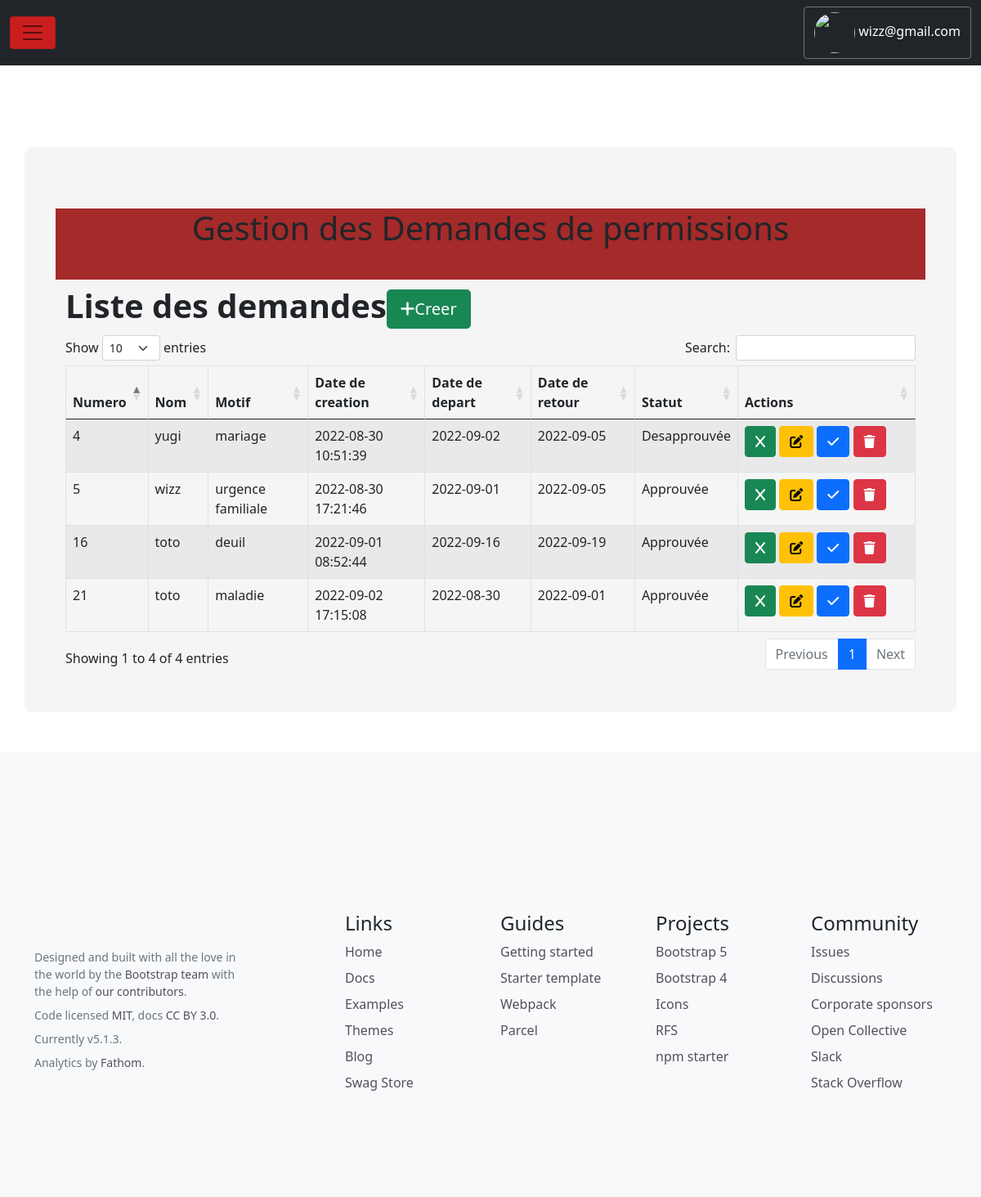
Page /src/source/IndexDemande.php (signed in) on the committed database.
### tables this page shows
CREATE TABLE `demande_permissions` (
  `id_request` int(11) NOT NULL,
  `reason` text NOT NULL,
  `creation_date` datetime NOT NULL,
  `depart_date` date NOT NULL,
  `ending_date` date NOT NULL,
  `statut` varchar(32) NOT NULL DEFAULT 'En attente',
  `deleted` tinyint(1) NOT NULL,
  `id_employee` int(11) NOT NULL
);

CREATE TABLE `employes` (
  `id_employee` int(11) NOT NULL,
  `name` varchar(20) NOT NULL,
  `surname` varchar(30) NOT NULL,
  `age` int(2) NOT NULL,
  `sex` char(5) NOT NULL,
  `marital_status` varchar(20) NOT NULL,
  `id_role` int(11) NOT NULL,
  `mail` varchar(50) NOT NULL,
  `password` varchar(32) NOT NULL,
  `begin_date` date NOT NULL,
  `desactivate` tinyint(1) NOT NULL DEFAULT 1,
  `login` varchar(50) NOT NULL,
  `photo` varchar(32) NOT NULL
);

### src/source/IndexDemande.php (the view, shortened to what this page needs)
<?php
require('./../view/includes/header.php');
?>
<div class="container admin">
    <div class="row">
        <h1 class="text-logo" style="text-align: center; margin-top: 25px; background-color: brown;">Gestion des Demandes de permissions</h1><br><br><br><br><br>
        <h1><strong> Liste des demandes</strong><a href="AddDemande.php" class="btn btn-success btn-lg "><i class="fas fa-plus"></i>Creer</a></h1>
        <div class="table-responsive">
            <table class="table table-striped table-bordered" id="request">
                <thead>
                    <tr>
                        <th>Numero</th>
                        <th>Nom</th>
                        <th>Motif</th>
                        <th>Date de creation</th>
                        <th>Date de depart</th>
                        <th>Date de retour</th>
                        <th>Statut</th>
                        <th>Actions</th>
                    </tr>
                </thead>
                <tbody>
                    <?php
                    $conn = (new Database())->getConnection();
                    $q = $conn->prepare("SElECT demande_permissions.id_request, demande_permissions.reason, demande_permissions.creation_date, demande_permissions.depart_date,
                            demande_permissions.ending_date,demande_permissions.statut,employes.name FROM demande_permissions LEFT JOIN employes
                            ON demande_permissions.id_employee=employes.id_employee WHERE deleted=0 ");
                    $q->execute();
                    foreach ($q as $permission) {
                    ?>
                        <tr>
                            <td><?= $permission['id_request'] ?></td>
                            <td><?= $permission['name'] ?></td>
                            <td><?= $permission['reason'] ?></td>
                            <td><?= $permission['creation_date'] ?></td>
                            <td><?= $permission['depart_date'] ?></td>
                            <td><?= $permission['ending_date'] ?></td>
                            <td><?= $permission['statut'] ?></td>
                            <td width="200px">
                                <button type="button" class="btn btn-success" data-bs-toggle="modal" data-bs-target="#disapprove<?= $permission['id_request'] ?>">
                                    <i class="fas fa-x circle"></i>
                                </button>
                                <a class="btn btn-warning" href="UpdateDemande.php?id=<?= $permission['id_request'] ?>"><i class="fas fa-edit"></i></a>
                                <button type="button" class="btn btn-primary" data-bs-toggle="modal" data-bs-target="#approve<?= $permission['id_request'] ?> "><i class="fas fa-check cicle"></i></button>
                                <button type="button" class="btn btn-danger" data-bs-toggle="modal" data-bs-target="#delete<?= $permission['id_request'] ?>">
                                    <i class="fas fa-trash"></i>
                                </button>
                            </td>
                        </tr>
                    <?php
                    }
                    ?>
                </tbody>
            </table>
        </div>
    </div>
</div>
<?php require('./../view/includes/footer.php'); ?>

### src/view/includes/header.php (shortened to what this page needs)
<!DOCTYPE html>
<html lang="en">
<head>
  <link rel="stylesheet" type="text/css" href="./../../vendor/jquery/datatables.min.css">
  <link rel="stylesheet" href="./../../vendor/bootstrap/css/bootstrap.min.css">
  <link rel="stylesheet" href="./../../vendor/font/css/all.min.css">
  <link rel="stylesheet" href="./../../assets/css/style.css">
</head>
<body>
  <header>
    <nav class="navbar navbar-light bg-dark">
      <div class="container-fluid">
        <button class="navbar-toggler boos " type="button" data-bs-toggle="offcanvas" data-bs-target="#offcanvasNavbar" aria-controls="offcanvasNavbar">
          <span class="navbar-toggler-icon"></span>
        </button>
        <div class="dropdown">
          <a class="btn btn-secondary boss bg-transparent" href="#" role="button" id="dropdownMenuLink" data-bs-toggle="dropdown" aria-expanded="false">
            <img src="./../../assets/images/photo.png" class="rounded-circle" alt="" width="50px" height="50px">
            <?= $_SESSION['mail'] ?>
          </a>
        </div>
      </div>
    </nav>
  </header>

### src/view/includes/footer.php (shortened to what this page needs)
<footer class="bd-footer py-5 mt-5 bg-light">
  <div class="container py-5">
    <div class="row">
      <div class="col-lg-3 mb-3">
        <ul class="list-unstyled small text-muted"><br>
          <li class="mb-2">Designed and built with all the love in the world by the <a href="#">Bootstrap team</a>
            with the help of <a href="#">our contributors</a>.</li>
          <li class="mb-2">Code licensed <a href="#">MIT</a>, docs <a href="#">CC BY 3.0</a>.</li>
          <li class="mb-2">Currently v5.1.3.</li>
          <li class="mb-2">Analytics by <a href="#">Fathom</a>.</li>
        </ul>
      </div>
      <div class="col-6 col-lg-2 offset-lg-1 mb-3">
        <h4>Links</h4>
        <ul class="list-unstyled">
          <li class="mb-2"><a href="#">Home</a></li>
          <li class="mb-2"><a href="#">Docs</a></li>
          <li class="mb-2"><a href="#">Examples</a></li>
          <li class="mb-2"><a href="#">Themes</a></li>
          <li class="mb-2"><a href="#">Blog</a></li>
          <li class="mb-2"><a href="#">Swag Store</a></li>
        </ul>
      </div>
      <div class="col-6 col-lg-2 mb-3">
        <h4>Guides</h4>
        <ul class="list-unstyled">
          <li class="mb-2"><a href="#">Getting started</a></li>
          <li class="mb-2"><a href="#">Starter template</a></li>
          <li class="mb-2"><a href="#">Webpack</a></li>
          <li class="mb-2"><a href=#>Parcel</a></li>
        </ul>
      </div>
      <div class="col-6 col-lg-2 mb-3">
        <h4>Projects</h4>
        <ul class="list-unstyled">
          <li class="mb-2"><a href="#">Bootstrap 5</a></li>
          <li class="mb-2"><a href="#">Bootstrap 4</a></li>
          <li class="mb-2"><a href="#">Icons</a></li>
          <li class="mb-2"><a href="#">RFS</a></li>
          <li class="mb-2"><a href="#">npm starter</a></li>
        </ul>
      </div>
      <div class="col-6 col-lg-2 mb-3">
        <h4>Community</h4>
        <ul class="list-unstyled">
          <li class="mb-2"><a href="#">Issues</a></li>
          <li class="mb-2"><a href="#">Discussions</a></li>
          <li class="mb-2"><a href="#">Corporate sponsors</a></li>
          <li class="mb-2"><a href="#">Open Collective</a></li>
          <li class="mb-2"><a href="#">Slack</a></li>
          <li class="mb-2"><a href="#">Stack Overflow</a></li>
        </ul>
      </div>
    </div>
</footer>
</body>
</html>

### assets/css/style.css (style rules this page uses)
a { text-decoration: none; color: rgb(81, 81, 95); }
.container { margin-top:100px; }
.boos { background-color: rgb(202, 30, 30); }
div ul li { list-style-type:none; padding: 0; margin: 0; }
.admin { background:whitesmoke; padding: 50px; border-radius: 10px; }

### rows in the picture
demande_permissions: id_request "4", id_employee.name "yugi", reason "mariage", creation_date "2022-08-30 10:51:39", depart_date "2022-09-02", ending_date "2022-09-05", statut "Desapprouvée"
demande_permissions: id_request "5", id_employee.name "wizz", reason "urgence familiale", creation_date "2022-08-30 17:21:46", depart_date "2022-09-01", ending_date "2022-09-05", statut "Approuvée"
demande_permissions: id_request "16", id_employee.name "toto", reason "deuil", creation_date "2022-09-01 08:52:44", depart_date "2022-09-16", ending_date "2022-09-19", statut "Approuvée"
demande_permissions: id_request "21", id_employee.name "toto", reason "maladie", creation_date "2022-09-02 17:15:08", depart_date "2022-08-30", ending_date "2022-09-01", statut "Approuvée"

### other values in the picture
$_SESSION['mail'] "wizz@gmail.com"
